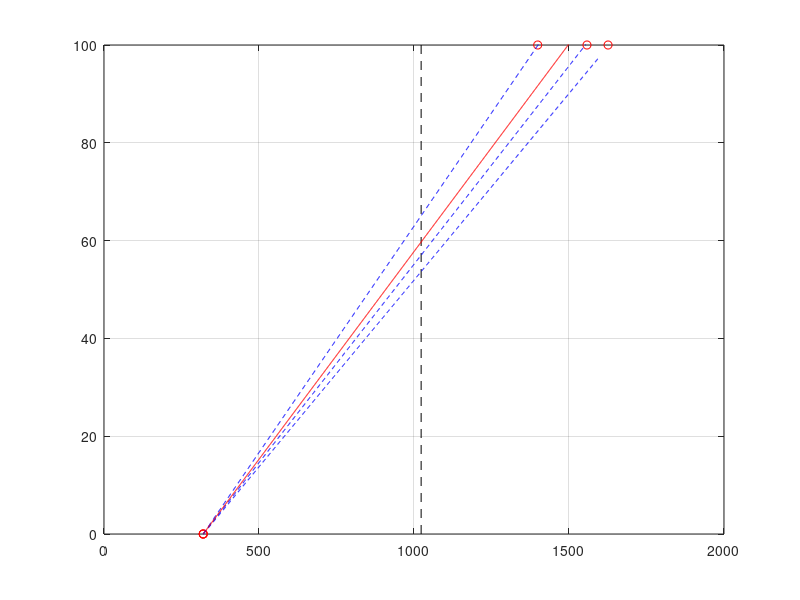

Reproduce this figure in MATLAB.
% hih-4030 fitting at 2.56V analog reference

clear all; close all; clc;

% model parameter
ADC_V = 2.56 / 1023;

% input model data
%   V@0%    V@100%  T
A = [
    0.8     4.07    0;
    0.8     3.90    25;
    0.8     3.50    85 
];

% analog values
X = round(A(:,[1 2]) ./ ADC_V);

% RH values
Y = zeros(size(X));
Y(:,2) = 100 * ones(size(X,1),1);

% data fitting
P = zeros(size(X,1), 2);

for n = 1 : size(X,1)
    P(n,:) = polyfit(X(n,:), [0 100], 1);
    
    fprintf('y = (%2.3f) x + (%2.3f) \n', P(n,:));
end

% linear regression over T
M = polyfit(A(:,3), P(:,1), 1);
B = polyfit(A(:,3), P(:,2), 1);

fprintf('\nRH%% = (%1.4f * temp + %1.4f) * x + (%1.4f * temp + %1.4f) \n\n', ... 
    M(1), M(2), B(1), B(2));

%% data plot
f = figure();
p = plot(X(:), Y(:), 'or'); grid on; hold on;

ylim([0 100]);
vh = line([1023 1023], [0 100]);
set(vh,'LineStyle','--','Color','k');

for k = 1 : size(A,1)
    x = 320:1600;
    t = A(k,3);
    y = (M(1)*t + M(2)) * x + (B(1)*t + B(2));
    
    p = plot(x,y,'b--'); 
    fprintf('temp = %2.1f\n', t);
end

x = 320:1600;
t = randi([30 50], 1);
y = (M(1)*t + M(2)) * x + (B(1)*t + B(2));

p = plot(x,y,'r'); ylim([0 100]);
fprintf('temp = %2.1f\n', t);

